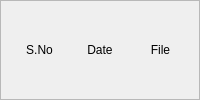
            <widget class="QFrame" name="frame_21">
             <property name="sizePolicy">
              <sizepolicy hsizetype="Preferred" vsizetype="Preferred">
               <horstretch>0</horstretch>
               <verstretch>0</verstretch>
              </sizepolicy>
             </property>
             <property name="minimumSize">
              <size>
               <width>0</width>
               <height>50</height>
              </size>
             </property>
             <property name="frameShape">
              <enum>QFrame::StyledPanel</enum>
             </property>
             <property name="frameShadow">
              <enum>QFrame::Raised</enum>
             </property>
             <layout class="QHBoxLayout" name="horizontalLayout_2">
              <item>
               <widget class="QLabel" name="label_51">
                <property name="maximumSize">
                 <size>
                  <width>100</width>
                  <height>16777215</height>
                 </size>
                </property>
                <property name="text">
                 <string>S.No</string>
                </property>
                <property name="alignment">
                 <set>Qt::AlignCenter</set>
                </property>
               </widget>
              </item>
              <item>
               <widget class="QLabel" name="label_50">
                <property name="text">
                 <string>Date</string>
                </property>
                <property name="alignment">
                 <set>Qt::AlignCenter</set>
                </property>
               </widget>
              </item>
              <item>
               <widget class="QLabel" name="label_49">
                <property name="text">
                 <string>File</string>
                </property>
                <property name="alignment">
                 <set>Qt::AlignCenter</set>
                </property>
               </widget>
              </item>
             </layout>
            </widget>
